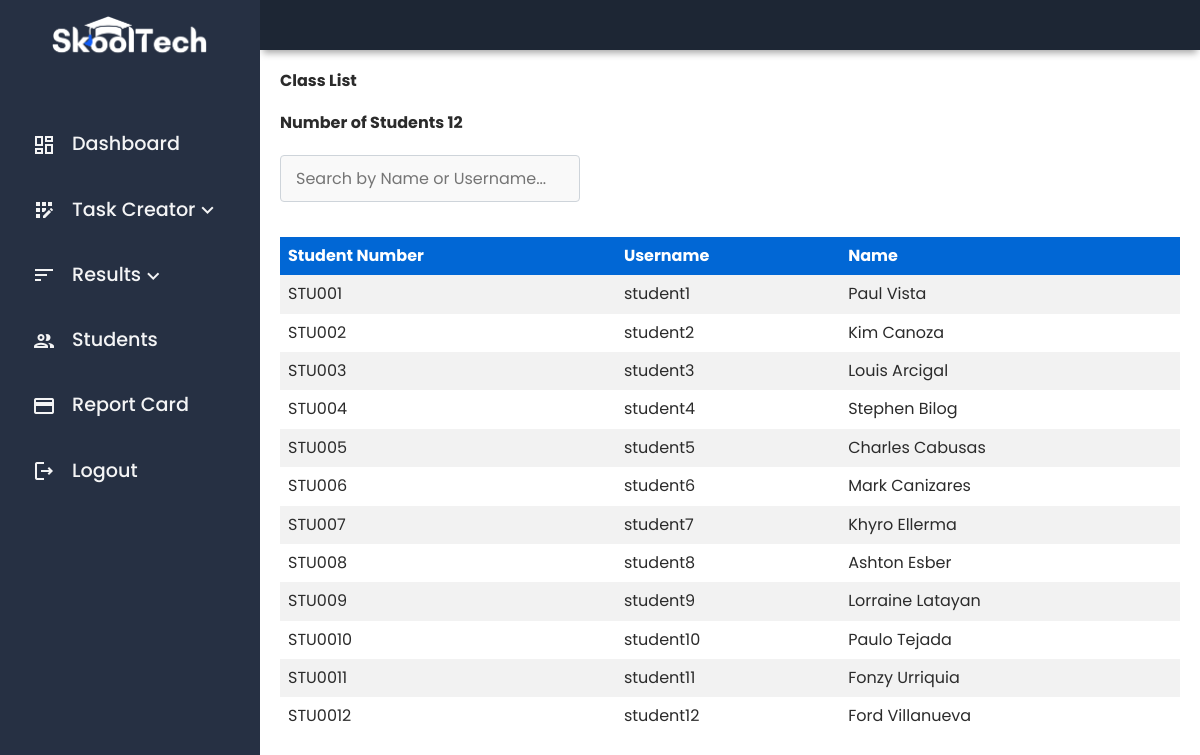
The page /admin_students.php (signed in) on the database its author committed.
### tables this page shows
CREATE TABLE students (
    id INT AUTO_INCREMENT PRIMARY KEY,
    username VARCHAR(50) NOT NULL UNIQUE,
    password VARCHAR(255) NOT NULL,
    name VARCHAR(100) NOT NULL,
    student_number VARCHAR(20) NOT NULL UNIQUE
);

### admin_students.php (the view, shortened to what this page needs)
<?php
$servername = "localhost";
$username = "root";
$password = "";
$dbname = "skooltech";
$conn = new mysqli($servername, $username, $password, $dbname);
$sql_students = "SELECT * FROM students";
$result_students = $conn->query($sql_students);
?>
<!DOCTYPE html>
<html lang="en">
<head>
    <link rel="stylesheet" href="./dist/scss/main.min.css">
</head>
<body>
    <div class="grid-container">
        <div class="header">
        </div>
        <div id="sidenav">
            <div class="sidenav__wrapper">
                <div class="sidenav__img">
                    <img src="./dist/img/skooltech-logo.png" alt="">
                </div>
                <div class="sidenav-list">
                    <ul>
                        <li><a href="admin_dashboard.php"><span class="material-icons-outlined">dashboard</span>Dashboard</a></li>
                        <li>
                            <a href="#" class="dropdown-toggle">
                                <span class="material-icons-outlined">app_registration</span> Task Creator
                                <div class="arrow-down">
                                    <span class="material-icons-outlined chevron-icon">keyboard_arrow_down</span>
                                </div>
                            </a>
                        </li>
                        <li>
                            <a href="#" class="dropdown-toggle">
                            <span class="material-icons-outlined">sort</span> Results
                                <div class="arrow-down">
                                    <span class="material-icons-outlined chevron-icon">keyboard_arrow_down</span>
                                </div>
                            </a>
                        </li>
                        <li><a href=""><span class="material-icons-outlined">group</span>Students</a></li>
                        <li><a href="./admin_reportcard.php"><span class="material-icons-outlined">credit_card</span>Report Card</a></li>
                        <li><a href="logout.php"><span class="material-icons-outlined">logout</span>Logout</a></li>
                    </ul>
                </div>
            </div>
        </div>
        <main class="main-container">
            <h2>Class List</h2>
            <h2>Number of Students <?php echo $result_students->num_rows; ?></h2>
            <div class="search-bar">
                <input type="text" class="search-input" id="searchInput" placeholder="Search by Name or Username...">
            </div>
            <table id="studentTable">
                <tr>
                    <th>Student Number</th>
                    <th>Username</th>
                    <th>Name</th>
                </tr>
                <?php
                if ($result_students->num_rows > 0) {
                    while ($row = $result_students->fetch_assoc()) {
                        echo "<tr>";
                        echo "<td>" . htmlspecialchars($row['student_number']) . "</td>";
                        echo "<td>" . htmlspecialchars($row['username']) . "</td>";
                        echo "<td>" . htmlspecialchars($row['name']) . "</td>";
                        echo "</tr>";
                    }
                } else {
                    echo "<tr><td colspan='3'>No students found</td></tr>";
                }
                ?>
            </table>
        </main>
    </div>
</body>
</html>

### rows shown on the page
students: student_number "STU001", username "student1", name "Paul Vista"
students: student_number "STU002", username "student2", name "Kim Canoza"
students: student_number "STU003", username "student3", name "Louis Arcigal"
students: student_number "STU004", username "student4", name "Stephen Bilog"
students: student_number "STU005", username "student5", name "Charles Cabusas"
students: student_number "STU006", username "student6", name "Mark Canizares"
students: student_number "STU007", username "student7", name "Khyro Ellerma"
students: student_number "STU008", username "student8", name "Ashton Esber"
students: student_number "STU009", username "student9", name "Lorraine Latayan"
students: student_number "STU0010", username "student10", name "Paulo Tejada"
students: student_number "STU0011", username "student11", name "Fonzy Urriquia"
students: student_number "STU0012", username "student12", name "Ford Villanueva"

### other values the page prints
$result_students->num_rows "12"
